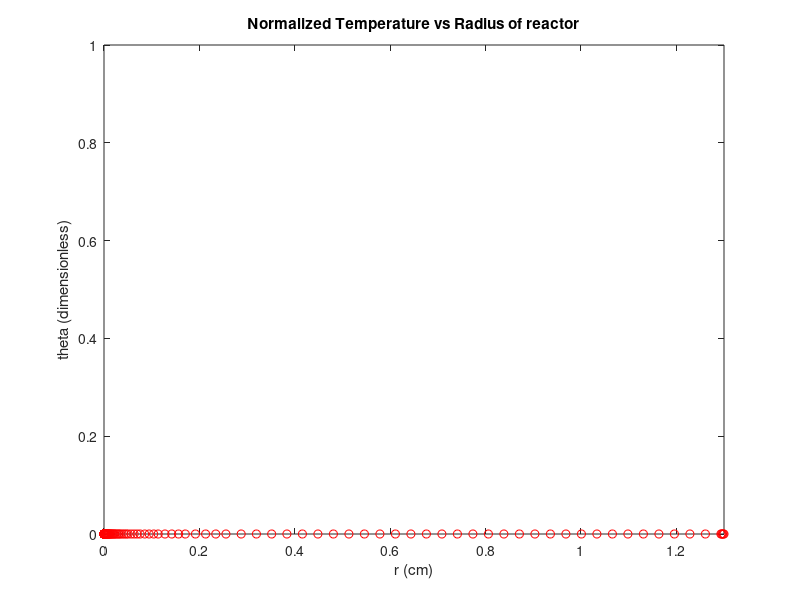

Recreate this plot in MATLAB.
%Problem 4
clc
clear all 
%0.272533;
%  Define the given parameters
h = 0.001;  %cal/cm^2
A = 15;     %cm^-2
R = 1.3;    %cm 
ep=0.36;    %no units
k = 0.0034; %cal/(cm * s * C)
% Since we only have one intitial condition, and a boundary value, this
% problem can be solved as an IVP by guesssing the initial condition of 
guess =0;
%The intial conditions:
%    theta     gradient of theta 
y0 =[guess           0];

%This problem can be written as system of ODE's where y(1) = theta and
%y(2)= dtheta/dr 
ydot= @(r,y)[ y(1)
              -1/r *y(2)+ 1/k *(h*A)/(1-ep) * y(1) ];
   
[r,y] = ode45(ydot, [0 R], y0);
plot(r, y(:,1),'ro')
title(' Normalized Temperature vs Radius of reactor ')
ylabel('theta (dimensionless)')
xlabel('r (cm)')
axis([0 R 0 1])
%formatSpec = ' The intial condition theta(r) was guessed to be theta(0)= %3.5e   and the boundary value of theta(R) for that guessed intial value is theta(1.3) = %3.5e  ';
%fprintf(formatSpec, guess, y(end,1))